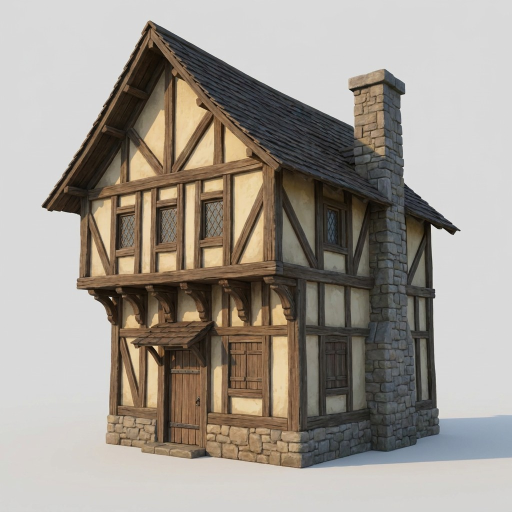
#> input picture work/kit/img/concepts/concept1.jpg, 1024 x 1024 px (shown at 1/2 size)
$ python delight.py ../../work/kit/img/concepts/concept1.jpg out.png 1.0 5
#> lines starting #> are read from the running program, lines starting #| are printed output that depends on the picture; after the words box and inside, x2 and y2 are one past the last pixel; in counts of white or black regions, pixels touching at a corner belong together
#!/usr/bin/env python3
"""De-light a base colour texture: flatten low-frequency luminance (baked shadows and highlights) within each
material, keep the detail and each material's own lightness.

  delight.py in.png out.png [strength 0..1] [radius px at 2048]

Texels are grouped into k colour clusters (chroma and lightness, k-means on a sample); per cluster a blurred
luminance (normalized convolution: only that cluster's texels count, so dark timber never darkens the plaster
next to it in the atlas) is compared with the cluster's median, and the texel's colour is scaled by
(median / blurred)^strength, clamped to 0.6-1.6. Also used by proc.py (option delight)."""
import sys
import numpy as np

def blur(a, r):
    # three box passes ~ a Gaussian of sigma ~ r, edges clamped
    for _ in range(3):
        for ax in (0, 1):
            c = np.cumsum(np.pad(a, [(r + 1, r) if i == ax else (0, 0) for i in range(2)], mode='edge'), axis=ax, dtype=np.float64)
            a = ((np.take(c, range(2 * r + 1, c.shape[ax]), axis=ax) - np.take(c, range(0, c.shape[ax] - 2 * r - 1), axis=ax)) / (2 * r + 1)).astype(np.float32)
    return a

def delight(rgb, strength=0.6, radius=40, k=6, seed=1):
    """rgb: float32 HxWx3 in 0..1 (sRGB). Returns the de-lit image."""
#> called with strength = 1, radius = 5, k = 6, seed = 1
    H, W, _ = rgb.shape; r = max(2, int(radius * W / 2048))
#> after `H, W, _ = rgb.shape`: H = 1024; W = 1024
#> after `r = max(2, int(radius * W / 2048))`: r = 2
    lin = np.power(np.clip(rgb, 0, 1), 2.2); L = lin @ np.array([0.2126, 0.7152, 0.0722], np.float32) + 1e-4
    ch = rgb / np.maximum(rgb.sum(2, keepdims=True), 1e-3)          # chromaticity
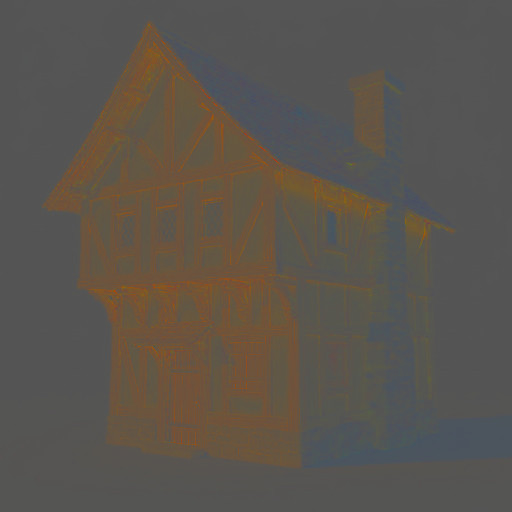
#> ch: shape (1024, 1024, 3) float32 (shown at 1/2 size); mean R, G, B 0.361, 0.336, 0.304
    feat = np.concatenate([ch[..., :2] * 4, np.log(L)[..., None] * 0.35], 2).reshape(-1, 3)
    rng = np.random.default_rng(seed); smp = feat[rng.choice(len(feat), 20000, replace=False)]
    cen = smp[rng.choice(len(smp), k, replace=False)]
#> cen = [[1.34, 1.35, -0.546], [1.35, 1.34, -0.135], [1.36, 1.33, -0.143], [1.33, 1.33, -1.05], [1.6, 1.39, -0.233], [1.52, 1.39, -0.139]]
    for _ in range(12):
        lab = np.argmin(((smp[:, None] - cen[None]) ** 2).sum(2), 1)
        cen = np.array([smp[lab == j].mean(0) if (lab == j).any() else cen[j] for j in range(k)])
#> after the loop, cen = [[1.36, 1.34, -1.16], [1.34, 1.33, -0.133], [1.35, 1.35, -0.632], [1.76, 1.34, -1.62], [1.7, 1.33, -0.699], [1.57, 1.37, -0.249]]
    lab = np.empty(len(feat), np.int32)
    for s in range(0, len(feat), 1 << 20): lab[s:s + (1 << 20)] = np.argmin(((feat[s:s + (1 << 20), None] - cen[None]) ** 2).sum(2), 1)
#> this loop made 1 pass
    lab = lab.reshape(H, W); logL = np.log(L); gain = np.zeros((H, W), np.float32)
#> after `lab = lab.reshape(H, W)`:
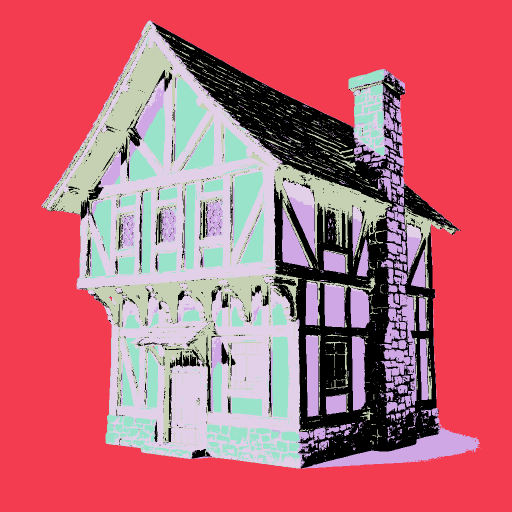
#> lab: shape (1024, 1024) int32 (shown at 1/2 size); 6 distinct labels, from 0 to 5; one colour per label, 0 black
    # work at a quarter resolution for the blur (the field is smooth), then bilinear-ish upsample by repeat+blur
    f = 4; Hs, Ws = H // f, W // f
#> after `Hs, Ws = (H // f, W // f)`: Hs = 256; Ws = 256
    for j in range(k):
        m = (lab == j).astype(np.float32)
        if m.sum() < 50: gain += m; continue
        med = np.median(logL[lab == j])
        ms = m.reshape(Hs, f, Ws, f).mean((1, 3)); ls = (logL * m).reshape(Hs, f, Ws, f).mean((1, 3))
        bm = blur(ms, max(1, r // f)); bl = blur(ls, max(1, r // f)); low = bl / np.maximum(bm, 1e-4)
        g = np.exp((med - low) * strength); g = np.repeat(np.repeat(g, f, 0), f, 1)
        gain += m * np.clip(g, 0.6, 1.6)
#> this loop made 6 passes
#> med on passes 1 to 6: -3.3, -0.355, -1.78, -4.59, -1.9, -0.574
#> pass 1, in delight, `m = (lab == j).astype(np.float32)`:
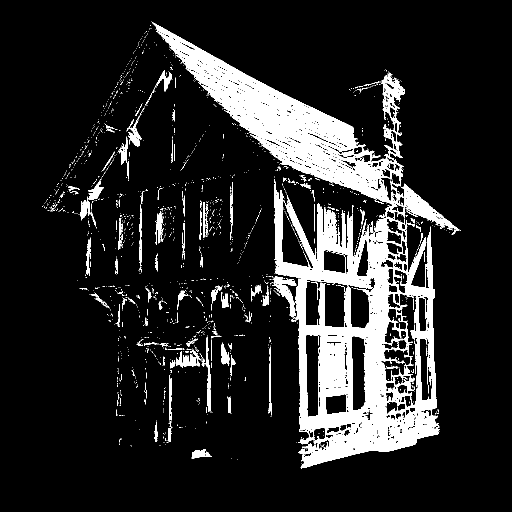
#> m: shape (1024, 1024) float32 (shown at 1/2 size); values 0 (black) and 1 (white), 13.6% white; 1734 white regions (1615 under 20 px), largest, box (x1, y1, x2, y2) and area: (303, 43, 919, 937) 123971, (544, 552, 593, 639) 1292, (411, 673, 425, 825) 680
#> pass 1, in delight, `bm = blur(ms, max(1, r // f))`:
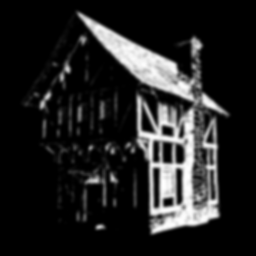
#> bm: shape (256, 256) float32; min 0, max 1, mean 0.136
#> after the loop:
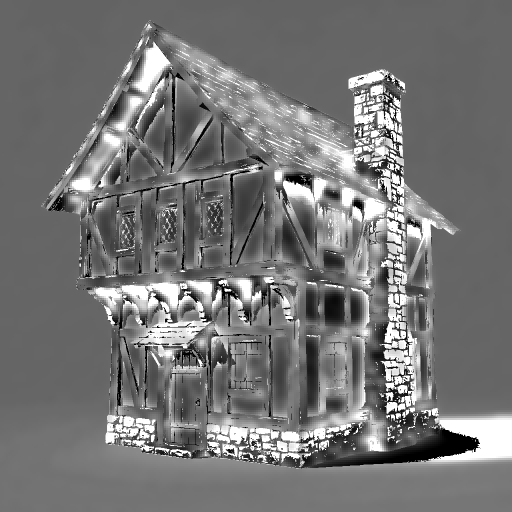
#> gain: shape (1024, 1024) float32 (shown at 1/2 size); min 0.6, max 1.6, mean 1.06; drawn with min black and max white
#> after the loop:
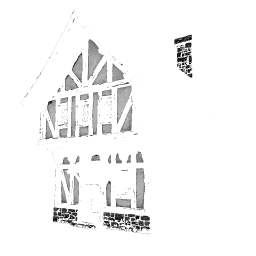
#> ls: shape (256, 256) float32; min -1.31, max 0, mean -0.0507; drawn with min black and max white
    out = np.power(np.clip(lin * gain[..., None], 0, 1), 1 / 2.2)
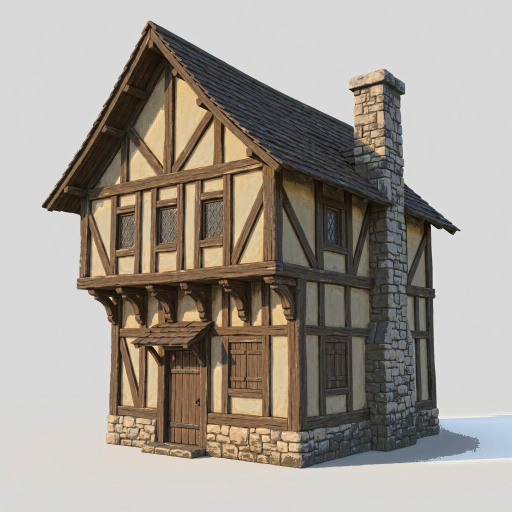
#> out: shape (1024, 1024, 3) float32 (shown at 1/2 size); mean R, G, B 0.635, 0.61, 0.573
    return out.astype(np.float32)

if __name__ == '__main__':
    from PIL import Image
    a = np.asarray(Image.open(sys.argv[1]).convert('RGB'), np.float32) / 255
    s = float(sys.argv[3]) if len(sys.argv) > 3 else 0.6; rad = int(sys.argv[4]) if len(sys.argv) > 4 else 40
    Image.fromarray((delight(a, s, rad) * 255 + 0.5).astype(np.uint8)).save(sys.argv[2])

$ run again, on work/kit/img/concepts/concept3.jpg
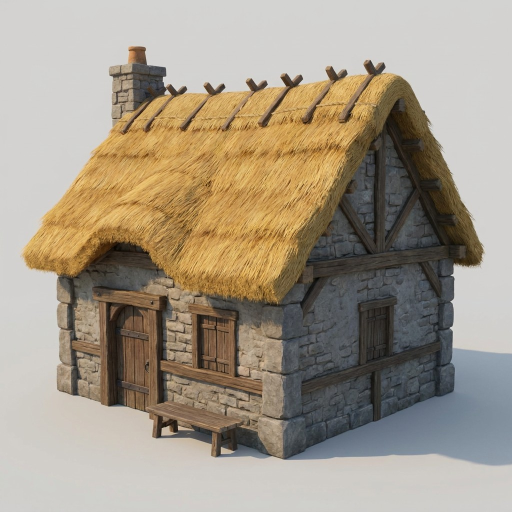
#> input picture work/kit/img/concepts/concept3.jpg, 1024 x 1024 px (shown at 1/2 size)
#> in delight, `cen = smp[rng.choice(len(smp), k, replace=False)]`: cen = [[1.19, 1.33, -0.865], [1.39, 1.34, -0.191], [1.4, 1.33, -0.189], [1.39, 1.36, -1.22], [1.26, 1.37, -0.954], [1.75, 1.39, -0.255]]
#> after the loop in delight, `for _ in range(12):`: cen = [[1.25, 1.33, -0.509], [1.36, 1.34, -0.166], [1.74, 1.36, -0.737], [1.62, 1.35, -1.48], [1.31, 1.34, -1], [1.79, 1.4, -0.353]]
#> the loop in delight, `for s in range(0, len(feat), 1 << 20): lab[s:s + (1 << 20)] = np.argmi..` made 1 pass
#> lab: shape (1024, 1024) int32; 6 distinct labels, from 0 to 5
#> the loop in delight, `for j in range(k):` made 6 passes
#> med on passes 1 to 6: -1.38, -0.435, -2.08, -4.11, -2.81, -0.978
#> pass 1, in delight, `m = (lab == j).astype(np.float32)`:
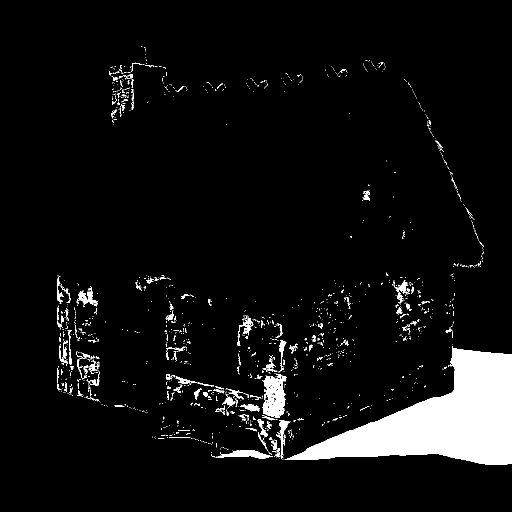
#> m: shape (1024, 1024) float32 (shown at 1/2 size); values 0 (black) and 1 (white), 6.3% white; 1400 white regions (1261 under 20 px), largest, box (x1, y1, x2, y2) and area: (569, 692, 1024, 930) 48281, (525, 747, 574, 836) 2646, (432, 900, 546, 917) 997
#> in delight, `out = np.power(np.clip(lin * gain[..., None], 0, 1), 1 / 2.2)`:
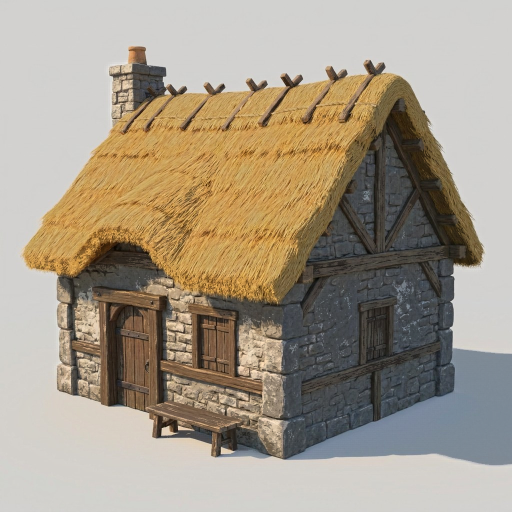
#> out: shape (1024, 1024, 3) float32 (shown at 1/2 size); mean R, G, B 0.645, 0.602, 0.539

$ run again, on work/kit/img/concepts/concept4.jpg
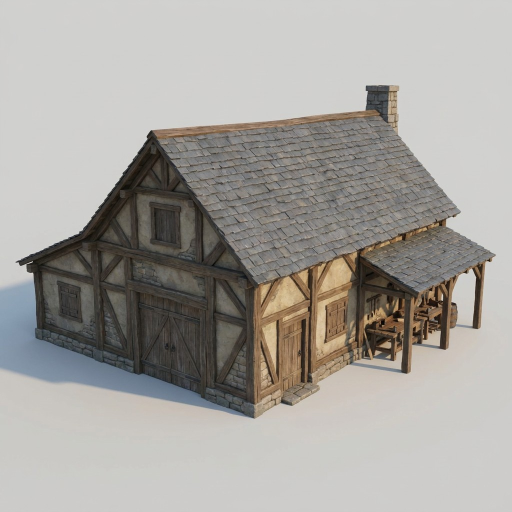
#> input picture work/kit/img/concepts/concept4.jpg, 1024 x 1024 px (shown at 1/2 size)
#> in delight, `cen = smp[rng.choice(len(smp), k, replace=False)]`: cen = [[1.36, 1.34, -0.178], [1.36, 1.34, -0.194], [1.36, 1.34, -0.194], [1.46, 1.33, -0.657], [1.4, 1.33, -0.205], [1.34, 1.34, -0.451]]
#> after the loop in delight, `for _ in range(12):`: cen = [[1.34, 1.34, -0.167], [1.33, 1.34, -0.5], [1.44, 1.34, -0.238], [1.49, 1.34, -1.27], [1.68, 1.33, -0.614], [1.38, 1.35, -0.796]]
#> the loop in delight, `for s in range(0, len(feat), 1 << 20): lab[s:s + (1 << 20)] = np.argmi..` made 1 pass
#> lab: shape (1024, 1024) int32; 6 distinct labels, from 0 to 5
#> the loop in delight, `for j in range(k):` made 6 passes
#> med on passes 1 to 6: -0.458, -1.46, -0.688, -3.49, -1.68, -2.36
#> pass 1, in delight, `m = (lab == j).astype(np.float32)`:
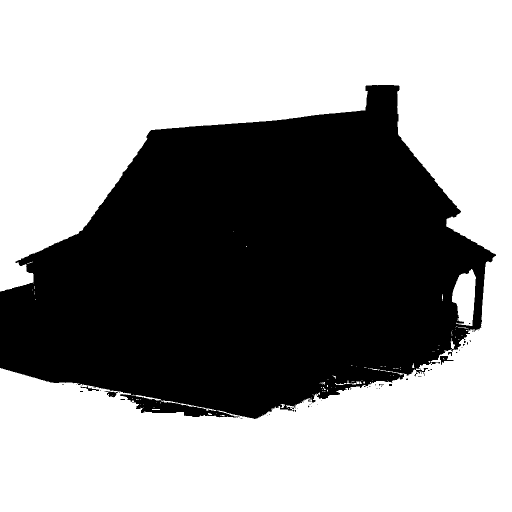
#> m: shape (1024, 1024) float32 (shown at 1/2 size); values 0 (black) and 1 (white), 58.6% white; 60 black regions (54 under 20 px), largest, box (x1, y1, x2, y2) and area: (0, 170, 992, 838) 432883, (880, 712, 907, 730) 194, (209, 782, 236, 795) 167, (161, 772, 198, 782) 115, (862, 724, 880, 730) 44, (778, 768, 784, 772) 24
#> after the loop in delight, `for j in range(k):`:
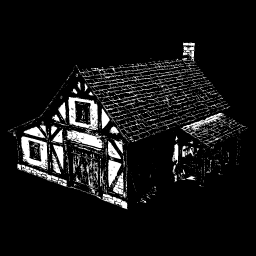
#> ms: shape (256, 256) float32; min 0, max 1, mean 0.0803
